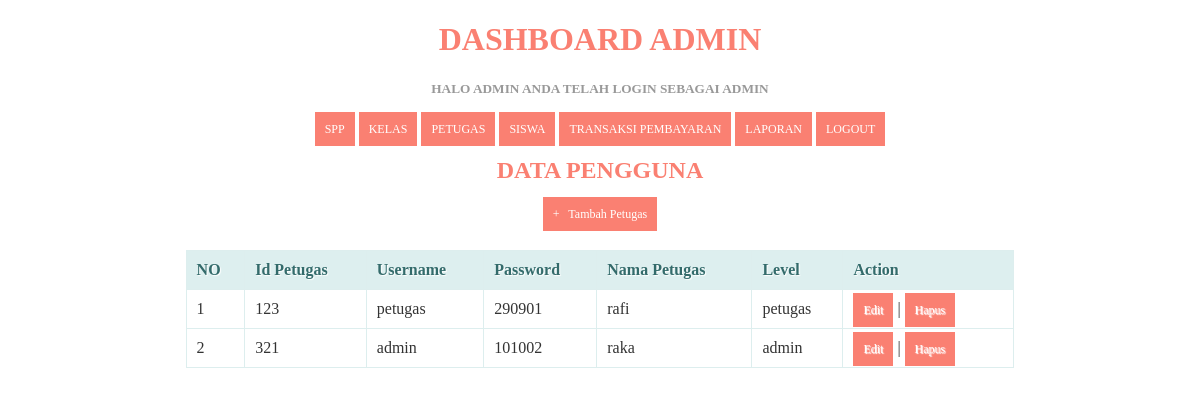
Page /petugas.php (signed in) on the committed database.
### tables this page shows
CREATE TABLE `petugas` (
  `id_petugas` int(11) NOT NULL,
  `username` varchar(25) NOT NULL,
  `password` varchar(32) NOT NULL,
  `nama_petugas` varchar(35) NOT NULL,
  `level` enum('admin','petugas') NOT NULL
);

### petugas.php (the view, shortened to what this page needs)
<!DOCTYPE html>
<html>
  <head>
  </head>
<body>
  <?php
  include ('header.php');
?>
    <center><h2>Data Pengguna</h2><center>
    <center><a href="tambah_petugas.php">+ &nbsp; Tambah Petugas </a><center>
    <br/>
    <table>
      <thead>
        <tr>
    <th>NO</th>
    <th>Id Petugas</th>
    <th>Username</th>
    <th>Password</th>
    <th>Nama Petugas</th>
    <th>Level</th>
    <th>Action</th>
        </tr>
    </thead>
    <tbody>
      <?php
      $query = "SELECT * FROM petugas ORDER BY id_petugas";
      $result = mysqli_query($koneksi, $query);
      $no = 1;
      while($row = mysqli_fetch_assoc($result))
      {
      ?>
       <tr>
          <td><?php echo $no; ?></td>
          <td><?php echo $row['id_petugas']; ?></td>
          <td><?php echo $row['username']; ?></td>
          <td><?php echo $row['password']; ?></td>
          <td><?php echo $row['nama_petugas']; ?></td>
          <td><?php echo $row['level']; ?></td>
          <td width="150px">
              <a href="edit_petugas.php?id=<?php echo $row['id_petugas']; ?>">Edit</a> |
              <a href="proses_hapuspetugas.php?id=<?php echo $row['id_petugas']; ?>" onClick="return confirm('Anda yakin akan menghapus data ini?')">Hapus</a>
          </td>
      </tr>
      <?php
        $no++;
      }
      ?>
    </tbody>
    </table>
</body>
</html>

### header.php (shortened to what this page needs)
<!DOCTYPE html>
<html>
  <head>
  </head>
<body>
	<?php
	if($_SESSION['level']=="admin"){
	?>
	<h1 align="center">DASHBOARD ADMIN</h1>
	<p align="center"><h5 align="center">Halo <b><?php echo $_SESSION['username']; ?></b> Anda telah login sebagai <b><?php echo $_SESSION['level']; ?></h5></b></p>
  <p align="center"><a href="spp.php">SPP</a>
	<a href="kelas.php">KELAS</a>
	<a href="petugas.php">PETUGAS</a>
	<a href="siswa.php">SISWA</a>
	<a href="pembayaran.php">TRANSAKSI PEMBAYARAN</a>
	<a href="laporan.php">LAPORAN</a>
  <a href="logout.php">LOGOUT</a> </p>
<?php
}
	?>
</body>
</html>

### petugas.php (style rules this page uses)
* { font-family: "Trebuchet MS"; }
h1 { text-transform: uppercase; color: salmon; }
h2 { text-transform: uppercase; color: salmon; }
h5 { text-transform: uppercase; color:#000080; }
table { border: solid 1px #DDEEEE; border-collapse: collapse; border-spacing: 0; width: 10%; margin: 10px auto 10px auto; }
table thead th { background-color: #000080; border: solid 1px #DDEEEE; color: #336B6B; padding: 10px; text-align: left; text-shadow: 1px 1px 1px #fff; text-decoration: none; }
table tbody td { border: solid 1px #DDEEEE; color: #000080; padding: 10px; text-shadow: 1px 1px 1px #fff; }
a { background-color: navy; color: #000080; padding: 10px; text-decoration: none; font-size: 12px; }

### header.php (style rules this page uses)
* { font-family: "Trebuchet MS"; }
h1 { text-transform: uppercase; color: salmon; }
h5 { text-transform: uppercase; color:#999999; }
table { border: solid 1px #DDEEEE; border-collapse: collapse; border-spacing: 0; width: 70%; margin: 10px auto 10px auto; }
table thead th { background-color: #DDEFEF; border: solid 1px #DDEEEE; color: #336B6B; padding: 10px; text-align: left; text-shadow: 1px 1px 1px #fff; text-decoration: none; }
table tbody td { border: solid 1px #DDEEEE; color: #333; padding: 10px; text-shadow: 1px 1px 1px #fff; }
a { background-color: salmon; color: #fff; padding: 10px; text-decoration: none; font-size: 12px; }

### rows in the picture
petugas: id_petugas "123", username "petugas", password "290901", nama_petugas "rafi", level "petugas"
petugas: id_petugas "321", username "admin", password "101002", nama_petugas "raka", level "admin"

### other values in the picture
$_SESSION['username'] "ADMIN"
$_SESSION['level'] "ADMIN"
